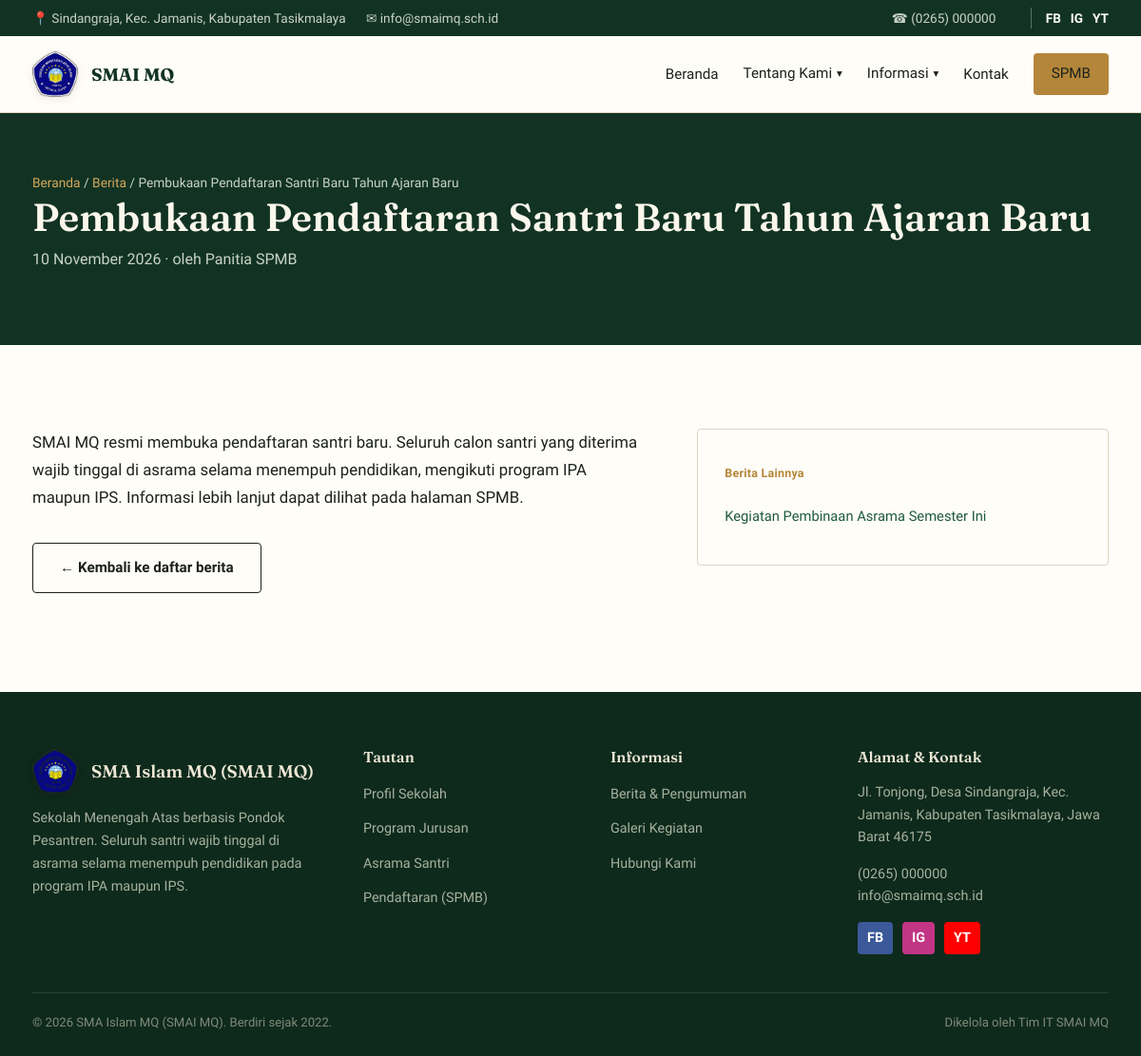
Page /berita-detail.php?slug=pembukaan-pendaftaran-santri-baru on the committed database.
### tables this page shows
CREATE TABLE profil_sekolah (
    id INT AUTO_INCREMENT PRIMARY KEY,
    nama_sekolah VARCHAR(150) NOT NULL,
    npsn VARCHAR(20) DEFAULT NULL,
    tahun_berdiri YEAR NOT NULL,
    alamat VARCHAR(255) NOT NULL,
    desa_kelurahan VARCHAR(100),
    kecamatan VARCHAR(100),
    kabupaten VARCHAR(100),
    provinsi VARCHAR(100),
    kode_pos VARCHAR(10),
    telepon VARCHAR(30),
    email VARCHAR(100),
    sambutan_kepsek TEXT,
    visi TEXT,
    misi TEXT,
    sejarah TEXT,
    logo VARCHAR(255) DEFAULT NULL,
    facebook VARCHAR(255) DEFAULT NULL,
    instagram VARCHAR(255) DEFAULT NULL,
    youtube VARCHAR(255) DEFAULT NULL,
    whatsapp VARCHAR(20) DEFAULT NULL,
    video_profil VARCHAR(255) DEFAULT NULL
);

CREATE TABLE berita (
    id INT AUTO_INCREMENT PRIMARY KEY,
    judul VARCHAR(200) NOT NULL,
    slug VARCHAR(220) NOT NULL UNIQUE,
    ringkasan VARCHAR(300),
    konten TEXT NOT NULL,
    gambar VARCHAR(255) DEFAULT NULL,
    penulis VARCHAR(100) DEFAULT 'Admin SMAI MQ',
    status ENUM('draft','terbit') DEFAULT 'terbit',
    dibuat_pada TIMESTAMP DEFAULT CURRENT_TIMESTAMP,
    diperbarui_pada TIMESTAMP DEFAULT CURRENT_TIMESTAMP ON UPDATE CURRENT_TIMESTAMP
);

### includes/functions.php (called while the page is built, shortened)
<?php
function e($string) {
    return htmlspecialchars($string ?? '', ENT_QUOTES, 'UTF-8');
}
function format_tanggal_indo($tanggal) {
    $bulan = [
        1 => 'Januari', 2 => 'Februari', 3 => 'Maret', 4 => 'April',
        5 => 'Mei', 6 => 'Juni', 7 => 'Juli', 8 => 'Agustus',
        9 => 'September', 10 => 'Oktober', 11 => 'November', 12 => 'Desember'
    ];
    $ts = strtotime($tanggal);
    return date('j', $ts) . ' ' . $bulan[(int)date('n', $ts)] . ' ' . date('Y', $ts);
}

### berita-detail.php (the view, shortened to what this page needs)
<?php
require_once __DIR__ . '/config/database.php';
require_once __DIR__ . '/includes/functions.php';
$slug = $_GET['slug'] ?? '';
$stmt = $pdo->prepare("SELECT * FROM berita WHERE slug = ? AND status='terbit' LIMIT 1");
$stmt->execute([$slug]);
$b = $stmt->fetch();
$halaman_aktif = 'berita';
$lainnya = $pdo->prepare("SELECT * FROM berita WHERE status='terbit' AND id != ? ORDER BY dibuat_pada DESC LIMIT 3");
$lainnya->execute([$b['id']]);
$lainnya = $lainnya->fetchAll();
require __DIR__ . '/includes/header.php';
?>
<div class="header-halaman">
    <div class="wadah">
        <span class="jejak"><a href="index.php">Beranda</a> / <a href="berita.php">Berita</a> / <?= e($b['judul']) ?></span>
        <h1><?= e($b['judul']) ?></h1>
        <p style="color:#C9D3C6;"><?= format_tanggal_indo($b['dibuat_pada']) ?> &middot; oleh <?= e($b['penulis']) ?></p>
    </div>
</div>
<section>
    <div class="wadah dua-kolom">
        <article>
            <p style="font-size:1.05rem; line-height:1.75;"><?= nl2br(e($b['konten'])) ?></p>
            <p style="margin-top:32px;"><a href="berita.php" class="btn btn-luar">&larr; Kembali ke daftar berita</a></p>
        </article>
        <aside>
            <div class="kartu">
                <span class="panel-label">Berita Lainnya</span>
                <ul class="panel-daftar" style="margin-top:14px;">
                    <?php foreach ($lainnya as $l): ?>
                        <li><a href="berita-detail.php?slug=<?= e($l['slug']) ?>"><?= e($l['judul']) ?></a></li>
                    <?php endforeach; ?>
                </ul>
            </div>
        </aside>
    </div>
</section>
<?php require __DIR__ . '/includes/footer.php'; ?>

### includes/header.php (shortened to what this page needs)
<?php
$profil = $pdo->query("SELECT * FROM profil_sekolah LIMIT 1")->fetch();
$halaman_aktif = $halaman_aktif ?? '';
?>
<!DOCTYPE html>
<html lang="id">
<head>
<link rel="stylesheet" href="<?= BASE_URL ?>assets/css/style.css">
</head>
<body>
<div class="topbar">
    <div class="wadah">
        <div>
            <span>📍 <?= e($profil['desa_kelurahan'] ?? '') ?>, <?= e($profil['kecamatan'] ?? '') ?>, <?= e($profil['kabupaten'] ?? '') ?></span>
            <span>✉ <?= e($profil['email'] ?? '') ?></span>
        </div>
        <div>
            <span>☎ <?= e($profil['telepon'] ?? '') ?></span>
            <div style="display:inline-flex; align-items:center; gap:10px; margin-left:15px; border-left:1px solid rgba(255,255,255,0.3); padding-left:15px;">
                <?php if(!empty($profil['facebook'])): ?><a href="<?= e($profil['facebook']) ?>" target="_blank" style="color:white; text-decoration:none; font-weight:bold;">FB</a><?php endif; ?>
                <?php if(!empty($profil['instagram'])): ?><a href="<?= e($profil['instagram']) ?>" target="_blank" style="color:white; text-decoration:none; font-weight:bold;">IG</a><?php endif; ?>
                <?php if(!empty($profil['youtube'])): ?><a href="<?= e($profil['youtube']) ?>" target="_blank" style="color:white; text-decoration:none; font-weight:bold;">YT</a><?php endif; ?>
            </div>
        </div>
    </div>
</div>
<header class="situs">
    <div class="navbar wadah">
        <a href="<?= BASE_URL ?>index.php" class="merek">
            <img src="<?= BASE_URL ?>assets/img/logo.png" alt="Logo SMAI MQ" class="logo-sekolah">
            <span class="merek-teks">
                <strong>SMAI MQ</strong>
            </span>
        </a>
        <nav class="menu-utama">
            <ul>
                <li><a href="<?= BASE_URL ?>index.php" class="<?= $halaman_aktif === 'beranda' ? 'aktif' : '' ?>">Beranda</a></li>
                <li class="menu-dropdown <?= in_array($halaman_aktif, ['profil', 'jurusan', 'asrama', 'fasilitas', 'guru', 'prestasi', 'ekstrakurikuler']) ? 'aktif' : '' ?>">
                    <a href="javascript:void(0)" class="dropdown-toggle">Tentang Kami <span class="panah-bawah">&#9662;</span></a>
                </li>
                <li class="menu-dropdown <?= in_array($halaman_aktif, ['berita', 'galeri', 'pengumuman', 'unduhan', 'alumni', 'kalender', 'karya']) ? 'aktif' : '' ?>">
                    <a href="javascript:void(0)" class="dropdown-toggle">Informasi <span class="panah-bawah">&#9662;</span></a>
                </li>
                <li><a href="<?= BASE_URL ?>kontak.php" class="<?= $halaman_aktif === 'kontak' ? 'aktif' : '' ?>">Kontak</a></li>
                <li><a href="https://spmb.ponpes-mhmq.my.id/" target="_blank" class="btn btn-emas" style="padding:8px 18px;">SPMB</a></li>
            </ul>
        </nav>
    </div>
</header>

### includes/footer.php (shortened to what this page needs)
<footer class="situs">
    <div class="wadah">
        <div class="footer-grid">
            <div>
                <div style="display:flex; align-items:center; gap:14px; margin-bottom:14px;">
                    <img src="<?= BASE_URL ?>assets/img/logo.png" alt="Logo SMAI MQ" style="width:48px; height:auto; filter:drop-shadow(0 2px 4px rgba(0,0,0,0.3));">
                    <h4 style="margin:0; font-size:1.15rem;"><?= e($profil['nama_sekolah']) ?></h4>
                </div>
                <p>Sekolah Menengah Atas berbasis Pondok Pesantren. Seluruh santri wajib tinggal di asrama selama menempuh pendidikan pada program IPA maupun IPS.</p>
            </div>
            <div>
                <h4>Tautan</h4>
                <ul>
                    <li><a href="<?= BASE_URL ?>profil.php">Profil Sekolah</a></li>
                    <li><a href="<?= BASE_URL ?>jurusan.php">Program Jurusan</a></li>
                    <li><a href="<?= BASE_URL ?>asrama.php">Asrama Santri</a></li>
                    <li><a href="https://spmb.ponpes-mhmq.my.id/" target="_blank">Pendaftaran (SPMB)</a></li>
                </ul>
            </div>
            <div>
                <h4>Informasi</h4>
                <ul>
                    <li><a href="<?= BASE_URL ?>berita.php">Berita &amp; Pengumuman</a></li>
                    <li><a href="<?= BASE_URL ?>galeri.php">Galeri Kegiatan</a></li>
                    <li><a href="<?= BASE_URL ?>kontak.php">Hubungi Kami</a></li>
                </ul>
            </div>
            <div>
                <h4>Alamat &amp; Kontak</h4>
                <p>
                    <?= e($profil['alamat']) ?>, Desa <?= e($profil['desa_kelurahan']) ?>,
                    <?= e($profil['kecamatan']) ?>, <?= e($profil['kabupaten']) ?>,
                    <?= e($profil['provinsi']) ?> <?= e($profil['kode_pos']) ?>
                </p>
                <p><?= e($profil['telepon']) ?><br><?= e($profil['email']) ?></p>
                <div style="margin-top:15px; display:flex; gap:10px;">
                    <?php if(!empty($profil['facebook'])): ?><a href="<?= e($profil['facebook']) ?>" target="_blank" style="display:inline-block; padding:5px 10px; background:#3b5998; color:white; border-radius:4px; text-decoration:none; font-weight:bold;">FB</a><?php endif; ?>
                    <?php if(!empty($profil['instagram'])): ?><a href="<?= e($profil['instagram']) ?>" target="_blank" style="display:inline-block; padding:5px 10px; background:#C13584; color:white; border-radius:4px; text-decoration:none; font-weight:bold;">IG</a><?php endif; ?>
                    <?php if(!empty($profil['youtube'])): ?><a href="<?= e($profil['youtube']) ?>" target="_blank" style="display:inline-block; padding:5px 10px; background:#FF0000; color:white; border-radius:4px; text-decoration:none; font-weight:bold;">YT</a><?php endif; ?>
                </div>
            </div>
        </div>
        <div class="footer-bawah">
            <span>&copy; <?= date('Y') ?> <?= e($profil['nama_sekolah']) ?>. Berdiri sejak <?= e($profil['tahun_berdiri']) ?>.</span>
            <span>Dikelola oleh Tim IT SMAI MQ</span>
        </div>
    </div>
</footer>
</body>
</html>

### assets/css/style.css (style rules this page uses)
:root { --hijau-tua: #12332390; --hijau-tua: #123323; --hijau: #1E5A3B; --hijau-terang: #2F7C52; --emas: #B4863A; --emas-terang: #D3A85C; --krem: #F6F1E4; --putih: #FFFDF8; --tinta: #1C221D; --abu: #6C7267; --garis: #DED6C0; --radius: 4px; --maks-lebar: 1180px; --bayangan: 0 18px 40px -22px rgba(18, 51, 35, 0.35); }
* { box-sizing: border-box; }
html { scroll-behavior: smooth; }
body { margin: 0; font-family: 'Work Sans', sans-serif; color: var(--tinta); background: var(--putih); line-height: 1.65; -webkit-font-smoothing: antialiased; }
h1, h2, h3, h4, .font-display { font-family: 'Fraunces', serif; font-weight: 600; line-height: 1.15; margin: 0 0 0.5em; color: var(--hijau-tua); }
p { margin: 0 0 1em; max-width: 68ch; }
a { color: var(--hijau); text-decoration: none; }
img { max-width: 100%; display: block; }
.wadah { max-width: var(--maks-lebar); margin: 0 auto; padding: 0 24px; }
section { padding: 88px 0; }
.btn { display: inline-block; padding: 13px 28px; border-radius: var(--radius); font-weight: 600; font-size: 0.95rem; border: 1.5px solid transparent; cursor: pointer; transition: background .18s ease, color .18s ease, border-color .18s ease, transform .18s ease; }
.btn-emas { background: var(--emas); color: var(--hijau-tua); }
.btn-luar { border-color: currentColor; color: inherit; background: transparent; }
.topbar { background: var(--hijau-tua); color: #C9D3C6; font-size: 0.85rem; }
.topbar .wadah { display: flex; justify-content: space-between; padding: 8px 24px; flex-wrap: wrap; gap: 6px; }
.topbar span { margin-right: 18px; }
header.situs { background: var(--putih); border-bottom: 1px solid var(--garis); position: sticky; top: 0; z-index: 50; }
.navbar { display: flex; align-items: center; justify-content: space-between; padding: 16px 24px; }
.merek { display: flex; align-items: center; gap: 14px; }
.logo-sekolah { width: 48px; height: auto; max-height: 52px; object-fit: contain; filter: drop-shadow(0 2px 5px rgba(0,0,0,0.12)); flex-shrink: 0; }
.merek-teks { line-height: 1.25; }
.merek-teks strong { display: block; font-family: 'Fraunces', serif; font-size: 1.15rem; color: var(--hijau-tua); }
nav.menu-utama ul { list-style: none; display: flex; align-items: center; gap: 26px; margin: 0; padding: 0; }
nav.menu-utama a { color: var(--tinta); font-weight: 500; font-size: 0.95rem; padding: 6px 0; border-bottom: 2px solid transparent; }
.menu-dropdown { position: relative; }
.menu-dropdown > a { display: inline-flex; align-items: center; gap: 5px; cursor: pointer; }
.menu-dropdown .panah-bawah { font-size: 0.72rem; transition: transform 0.2s ease; }
.kartu { background: var(--putih); border: 1px solid var(--garis); padding: 32px 28px; border-radius: var(--radius); }
.panel-daftar { list-style: none; padding: 0; margin: 18px 0 0; font-size: 0.92rem; }
.panel-daftar li { padding: 7px 0; border-top: 1px solid rgba(180,134,58,0.25); }
.panel-daftar li:first-child { border-top: none; }
.panel-label { text-transform: none; font-size: 0.78rem; letter-spacing: 0.02em; color: var(--emas); font-weight: 600; }
footer.situs { background: #0E2A1C; color: #B7C1B1; padding: 60px 0 24px; }
.footer-grid { display: grid; grid-template-columns: 1.4fr 1fr 1fr 1.2fr; gap: 40px; margin-bottom: 40px; }
footer.situs h4 { color: #EDE7D6; font-size: 0.98rem; margin-bottom: 16px; }
footer.situs p, footer.situs a { color: #A7B29F; font-size: 0.9rem; }
footer.situs ul { list-style: none; padding: 0; margin: 0; display: grid; gap: 10px; }
.footer-bawah { border-top: 1px solid rgba(255,255,255,0.1); padding-top: 20px; font-size: 0.82rem; color: #7F8A79; display: flex; justify-content: space-between; flex-wrap: wrap; gap: 8px; }
.header-halaman { background: var(--hijau-tua); color: #EDE7D6; padding: 60px 0; position: relative; overflow: hidden; }
.header-halaman h1 { color: #FBF7EC; font-size: clamp(1.8rem, 3.4vw, 2.6rem); margin-bottom: 8px; }
.jejak { font-size: 0.86rem; color: #C9D3C6; }
.jejak a { color: var(--emas-terang); }
.dua-kolom { display: grid; grid-template-columns: 1.2fr 0.8fr; gap: 50px; align-items: start; }

### rows in the picture
profil_sekolah: desa_kelurahan "Sindangraja", kecamatan "Kec. Jamanis", kabupaten "Kabupaten Tasikmalaya", email "info@smaimq.sch.id", telepon "(0265) 000000", nama_sekolah "SMA Islam MQ (SMAI MQ)", alamat "Jl. Tonjong", provinsi "Jawa Barat", kode_pos "46175", tahun_berdiri "2022"
berita: judul "Pembukaan Pendaftaran Santri Baru Tahun Ajaran Baru", dibuat_pada "10 November 2026", penulis "Panitia SPMB", konten "SMAI MQ resmi membuka pendaftaran santri baru. Seluruh calon santri yang diterima wajib tinggal di asrama selama menempuh pendidikan, mengikuti program IPA maupun IPS. Informasi lebih lanjut dapat dilihat pada halaman SPMB."
berita: judul "Kegiatan Pembinaan Asrama Semester Ini"
